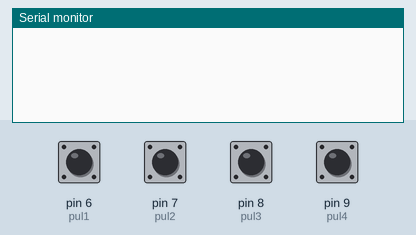
Recording of a sketch running on a simulated Arduino Uno, built with avr-gcc and run on an emulated ATmega328P. Parts: the last lines printed to the serial monitor. Inputs (shaded band) come from the test bench; at power-on: pin 6 (pul1), pin 7 (pul2), pin 8 (pul3), pin 9 (pul4) HIGH.

Above: at 1.2 s.
1.3 s: pin 6 (pul1) pulled LOW for 0.15 s
At 2.5 s:
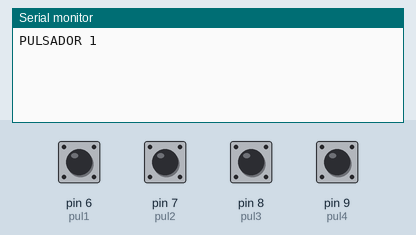
2.9 s: pin 7 (pul2) pulled LOW for 0.15 s
At 3.9 s:
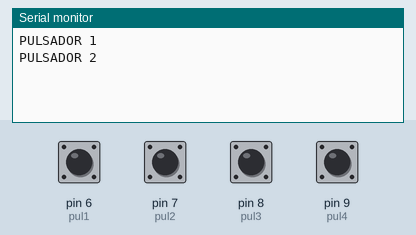
4.5 s: pin 8 (pul3) pulled LOW for 0.15 s
At 5.1 s:
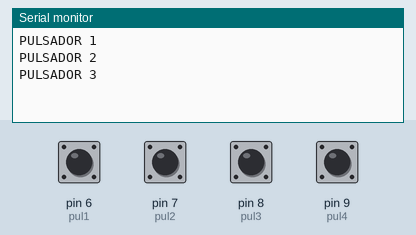
6.1 s: pin 9 (pul4) pulled LOW for 0.15 s
At 7.5 s:
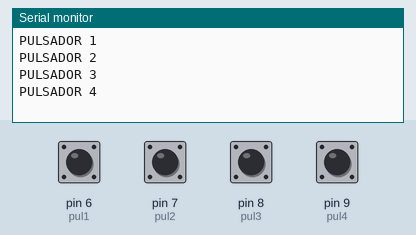
Timing chart, 0 to 8.7 s (numbered marks = the images above; inputs shaded):
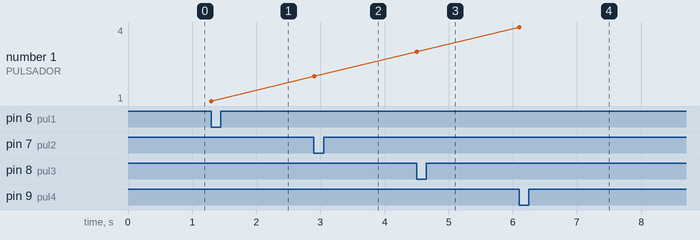

Measured:
- after the input at 1.3 s, the serial monitor: prints a new line at once (image 1)
- after the input at 2.9 s, the serial monitor: prints a new line at once (image 2)
- after the input at 4.5 s, the serial monitor: prints a new line at once (image 3)
- after the input at 6.1 s, the serial monitor: prints a new line at once (image 4)
- plotted number 1: 1 → 2 after the input at 2.9 s, 2 → 3 after the input at 4.5 s, 3 → 4 after the input at 6.1 s

The sketch:

tema6-1.ino
```cpp
#define pul1 6
#define pul2 7
#define pul3 8
#define pul4 9

void setup() {
  // put your setup code here, to run once:
  pinMode(pul1, INPUT_PULLUP);
  pinMode(pul2, INPUT_PULLUP);
  pinMode(pul3, INPUT_PULLUP);
  pinMode(pul4, INPUT_PULLUP);
  Serial.begin(9600);
}

void loop() {
  // put your main code here, to run repeatedly:
  if (digitalRead(pul1) == LOW) {
    Serial.println("PULSADOR 1");
    delay(1000);
  }
  if (digitalRead(pul2) == LOW) {
    Serial.println("PULSADOR 2");
    delay(1000);
  }
  if (digitalRead(pul3) == LOW) {
    Serial.println("PULSADOR 3");
    delay(1000);
  }
  if (digitalRead(pul4) == LOW) {
    Serial.println("PULSADOR 4");
    delay(1000);
  }
}
```
